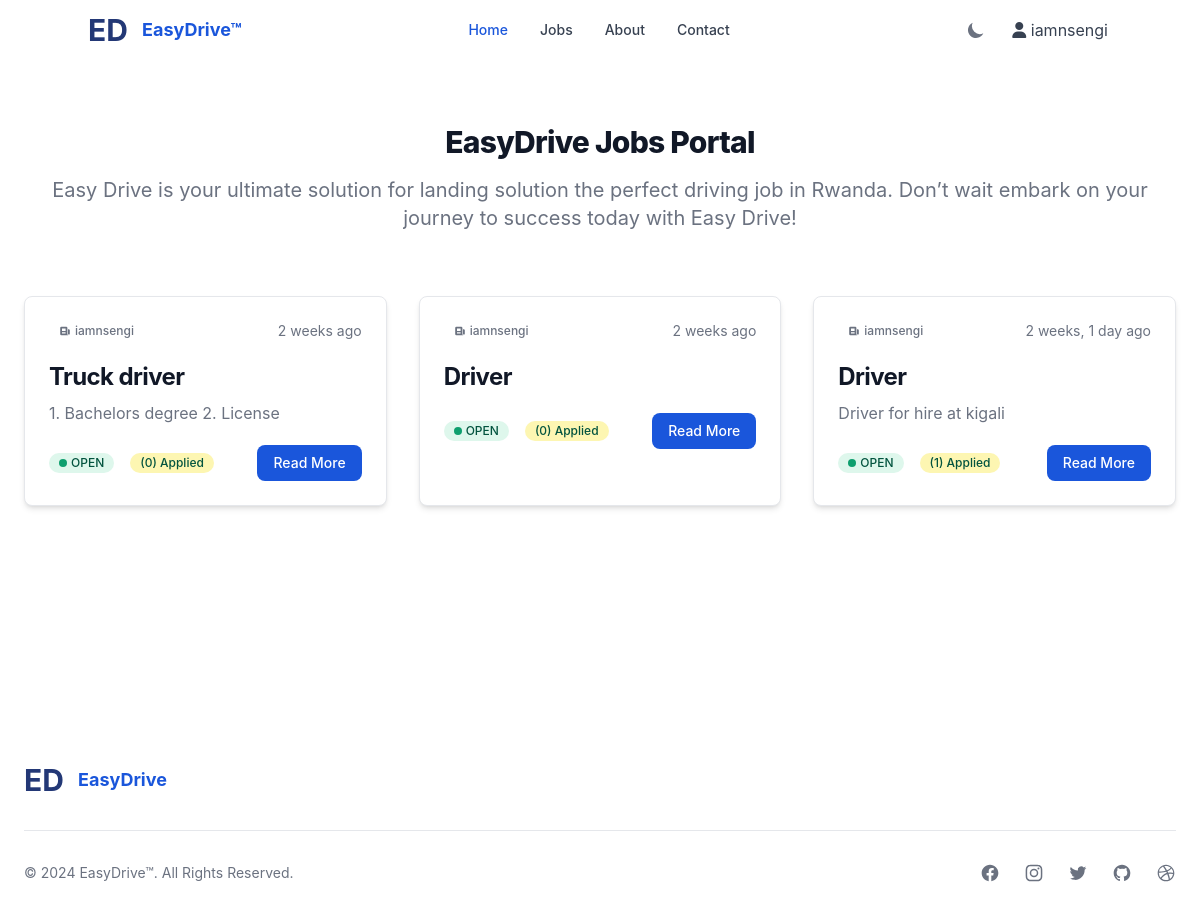
Page /jobs/ (signed in) on the earlier database version.
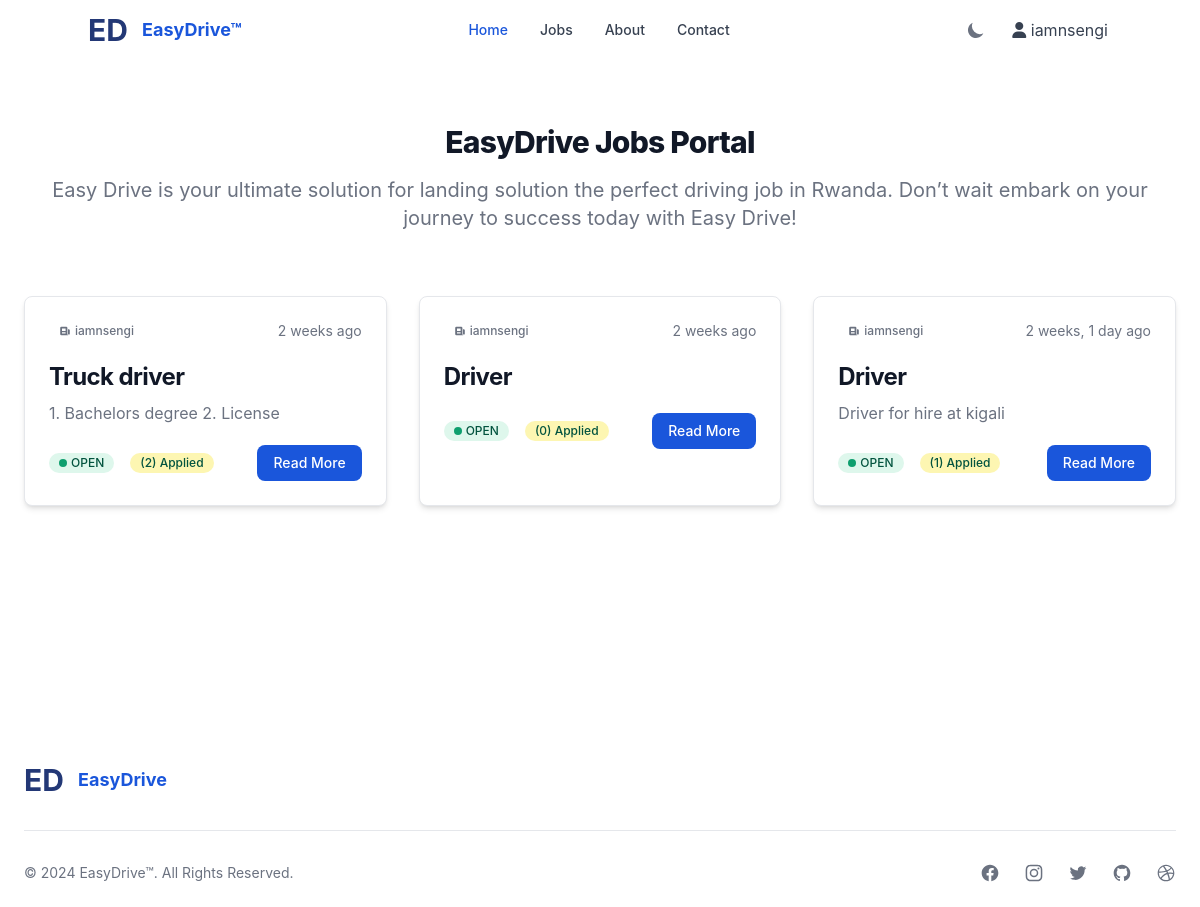
Same page on the later database version.
### MainApp/models.py (models this page shows, shortened)
class Job(models.Model):
    OPEN = 'open'
    CLOSED = 'closed'
    STATUS_CHOICES = [
        (OPEN, 'Open'),
        (CLOSED, 'Closed'),
    ]
    FULLTIME = 'full-time'
    PARTTIME = 'part-time'
    CONTRACT = 'contract'
    TYPE_CHOICES = [
        (FULLTIME, 'full-time'),
        (PARTTIME, 'part-time'),
        (CONTRACT, 'contract'),
    ]
    creator = models.ForeignKey(User, on_delete=models.CASCADE)
    title = models.CharField(max_length=255, default="")
    location = models.CharField(max_length=255, default="")
    description = models.TextField()
    requirements = models.TextField(null=True, blank=True)
    applicants = models.IntegerField(default=0)
    type = models.CharField(max_length=10, choices=TYPE_CHOICES, default=FULLTIME)
    status = models.CharField(max_length=10, choices=STATUS_CHOICES, default=OPEN)
    created_at = models.DateTimeField(auto_now_add=True)
    updated_at = models.DateTimeField(auto_now=True)
    class Meta:
        ordering = ['-created_at']

### MainApp/views.py (the view)
# urls.py: path('jobs/',Jobs.as_view()),
class Jobs(LoginRequiredMixin,View):
    def get(self,request):
        jobs = Job.objects.filter(status = 'open').all()
        context={
                'jobs':jobs
            }
        return render(request,'jobs.html',context)

### MainApp/templates/jobs.html (shortened to what this page needs)
{% extends 'base.html' %} {% load static %}
{% load humanize %} {% block content%} {% include 'navbar.html'%}
<section class="bg-white dark:bg-gray-900">
  <div class="py-8 px-4 mx-auto max-w-screen-xl lg:py-16 lg:px-6">
    <div class="mx-auto max-w-screen-sm text-center lg:mb-16 mb-8">
      <h2
        class="mb-4 text-3xl lg:text-4xl tracking-tight font-extrabold text-gray-900 dark:text-white"
      >
        EasyDrive Jobs Portal
      </h2>
      <p class="font-light text-gray-500 sm:text-xl dark:text-gray-400">
        Easy Drive is your ultimate solution for landing solution the perfect
        driving job in Rwanda. Don’t wait embark on your journey to success
        today with Easy Drive!
      </p>
    </div>
    <div class="grid gap-8 lg:grid-cols-3">
      {% for job in jobs %}
      <article
        class="p-6 bg-white rounded-lg border border-gray-200 shadow-md dark:bg-gray-800 dark:border-gray-700"
      >
        <div class="flex justify-between items-center mb-5 text-gray-500">
          <span
            class="bg-primary-100 text-primary-800 text-xs font-medium inline-flex items-center px-2.5 py-0.5 rounded dark:bg-primary-200 dark:text-primary-800"
          >
            <svg
              class="mr-1 w-3 h-3"
              fill="currentColor"
              viewBox="0 0 20 20"
              xmlns="http://www.w3.org/2000/svg"
            >
              <path
                fill-rule="evenodd"
                d="M2 5a2 2 0 012-2h8a2 2 0 012 2v10a2 2 0 002 2H4a2 2 0 01-2-2V5zm3 1h6v4H5V6zm6 6H5v2h6v-2z"
                clip-rule="evenodd"
              ></path>
              <path d="M15 7h1a2 2 0 012 2v5.5a1.5 1.5 0 01-3 0V7z"></path>
            </svg>
            {{job.creator}}
          </span>
          <span class="text-sm">{{ job.created_at|naturaltime }}</span>
        </div>
        <h2
          class="mb-2 text-2xl font-bold tracking-tight text-gray-900 dark:text-white"
        >
          <a href="#">{{job.title}}</a>
        </h2>
        <p class="mb-5 font-light text-gray-500 dark:text-gray-400">
          {{job.description}}
        </p>
        <div class="flex justify-between items-center">
          <div class="flex items-center space-x-4">
            {% if job.status == 'open' %}
            <span
              class="inline-flex items-center bg-green-100 text-green-800 text-xs font-medium px-2.5 py-0.5 rounded-full dark:bg-green-900 dark:text-green-300"
            >
              <span class="w-2 h-2 me-1 bg-green-500 rounded-full"></span>
              {{job.status|upper}}
            </span>
            {% endif %}
            <span
              class="inline-flex items-center bg-yellow-100 text-green-800 text-xs font-medium px-2.5 py-0.5 rounded-full dark:bg-yellow-900 dark:text-yellow-300"
              >({{job.applicants}}) Applied
            </span>
          </div>
          <a
            href="/job/{{job.id}}"
            class="ml-10 bg-blue-700 w- text-white flex hover:bg-blue-800 focus:ring-4 focus:ring-blue-300 font-medium rounded-lg text-sm px-4 py-2 dark:bg-blue-600 dark:hover:bg-blue-700 focus:outline-none dark:focus:ring-blue-800"
          >
            Read More
          </a>
        </div>
      </article>
      {% endfor %}
    </div>
  </div>
</section>
<div class="pt-36">&nbsp;</div>
{% include 'footer.html'%} {% endblock %}

Differences in the rows shown:
changed Job "Truck driver": applicants "0" → "2"
